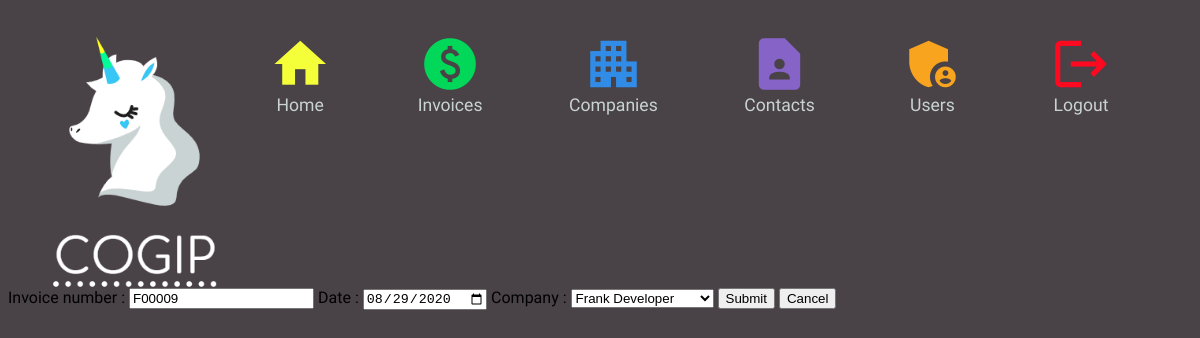
The page /editInvoice&id=9 (signed in) on the database its author committed.
### tables this page shows
CREATE TABLE IF NOT EXISTS `invoice` (
                                          `id` int(11) UNSIGNED NOT NULL,
                                          `number` varchar(11) NOT NULL,
                                          `date` date NOT NULL,
                                          `company_id` int(11) NOT NULL,
                                          `person_id` int(11) NOT NULL
);

CREATE TABLE IF NOT EXISTS `company` (
                                           `id` int(11) UNSIGNED NOT NULL,
                                           `name` varchar(45) NOT NULL,
                                           `country` varchar(45) NOT NULL,
                                           `vat` varchar(45) NOT NULL,
                                           `type_id` int(11) NOT NULL
);

### controllers/controller.php (called while the page is built, shortened)
<?php
	class Controller
	{
        public function editInvoice()
        {
            require_once 'models/Invoice/InvoiceModel.php';
            $companies = new CompanyModel();
            $companyList = $companies->getCompanies();
            $invoices = new InvoiceModel();
            $invoicesId = $invoices->selectById();
            include_once "views/editInvoice.php";
        }
	}

### index.php (called while the page is built, shortened)
<?php
	require_once "controllers/controller.php";
	$router = new Router($_GET['url']);
	$router->get('/', "Controller#dashboard");
	$router->get('/dashboard', "Controller#dashboard");
	$router->get('/logout', "Controller#logout");
	$router->get('/create-person', "Controller#addNewPerson");
	$router->post('/create-person', "Controller#addNewPerson");
	$router->get('/create-invoice', "Controller#addNewInvoice");
	$router->post('/create-invoice', "Controller#addNewInvoice");
	$router->get('/create-company', "Controller#addNewCompany");
	$router->post('/create-company', "Controller#addNewCompany");
	$router->get('/edit_company/:id', "Controller#editCompany")->with('id', '[0-9]+');
	$router->post('/edit_company/:id', "Controller#editCompany")->with('id', '[0-9]+');
	$router->get('/delete_company/:id', "Controller#deleteCompany")->with('id', '[0-9]+');
	$router->post('/delete_company/:id', "Controller#deleteCompany")->with('id', '[0-9]+');
	$router->get('/edit_contact/:id', "Controller#editContact")->with('id', '[0-9]+');
	$router->post('/edit_contact/:id', "Controller#editContact")->with('id', '[0-9]+');
	$router->get('/delete_contact/:id', "Controller#deleteContact")->with('id', '[0-9]+');
	$router->post('/delete_contact/:id', "Controller#deleteContact")->with('id', '[0-9]+');
	$router->get('/companies', "Controller#companyPage");
	$router->get('/companyDetail/:id', "Controller#companyDetailPage")->with('id', '[0-9]+');
	$router->get('/clients', "Controller#clientsPage");
	$router->get('/clientsDetail/:id', "Controller#clientsDetailPage")->with('id', '[0-9]+');
	$router->get('/providers', "Controller#providersPage");
	$router->get('/providersDetail/:id', "Controller#providersDetailPage")->with('id', '[0-9]+');
	$router->get('/people', "Controller#peoplePage");
	$router->get('/peopleDetail/:id', "Controller#peopleDetailPage")->with('id', '[0-9]+');
    $router->get('/login', function() { $controller = new Controller(); $controller->login(); });
    $router->post('/login', function() { include_once "models/Auth/login.php"; });
    $router->get('/users', function() { $controller = new Controller(); $controller->users(); });
    $router->get('/newUser', function() { $controller = new Controller(); $controller->newUser(); });
    $router->post('/newUser', function() { $controller = new Controller(); $controller->newUser(); });
    $router->get('/confirmDelete', function() { $controller = new Controller(); $controller->confirmDeleteUser(); });
    $router->get('/deleteUser', function() { $controller = new Controller(); $controller->deleteUser(); });
    $router->get('/updateUser', function() { $controller = new Controller(); $controller->updateUser(); });
    $router->post('/updateUser', function() { $controller = new Controller(); $controller->updateUser(); });
    $router->get('/invoice', function() { $controller = new Controller(); $controller->invoicesList(); });
    $router->get('/editInvoice', function() { $controller = new Controller(); $controller->editInvoice(); });
    $router->post('/editInvoice', function() { $controller = new Controller(); $controller->editInvoice(); });
    $router->get('/confirmDeleteInvoice', function() { $controller = new Controller(); $controller->confirmDeleteInvoice(); });
    $router->get('/deleteInvoice', function() { $controller = new Controller(); $controller->deleteInvoice(); });
	try {
		$router->run();
	} catch (RouterException $e) {
	    echo $e->getMessage();
	}

### src/Router/Route.php (called while the page is built, shortened)
<?php
	class Route
	{
		private $path;
		private $callable;
		private $matches = [];
		public function __construct($path, $callable) {
			$this->path = trim($path, '/');
			$this->callable = $callable;
		}
		public function match($url){
			$url = trim($url, '/');
			$path = preg_replace_callback('#:([\w]+)#', [$this, 'paramMatch'], $this->path);
			$regex = "#^$path$#i";
			if(!preg_match($regex, $url, $matches)) {
				return false;
			}
			array_shift($matches);
			$this->matches = $matches;
			return true;
		}
		public function call() {
			if(is_string($this->callable)) {
				$params = explode('#', $this->callable);
				$controller = "Controller";
				$controller = new $controller();
				return call_user_func_array([$controller, $params[1]], $this->matches);
			} else {
				return call_user_func_array($this->callable, $this->matches);
			}
		}
	}

### src/Router/Router.php (called while the page is built, shortened)
<?php
	require_once 'Route.php';
	class Router
	{
		private $url;
		private $routes = [];
		public function __construct($url) {
			$this->url = $url;
		}
		private function add($path, $callable, $name, $method) {
			$route = new Route($path, $callable);
			$this->routes[$method][] = $route;
			return $route;
		}
		public function run() {
			foreach ($this->routes[$_SERVER['REQUEST_METHOD']] as $route) {
				if($route->match($this->url)) {
					return $route->call();
				}
			}
			throw new RouterException('No matching routes');
		}
	}

### src/Config/Database.php (called while the page is built)
<?php
	class Database
	{
		private $host = 'localhost';
		private $dbname = 'accounting_cogip';
		private $login = 'root';
		private $password = 'root';
		function connect() {
			try {
				$dsn = "mysql:host={$this->host};dbname={$this->dbname};charset=utf8";
				$login = $this->login;
				$password = $this->password;
				$db = new PDO($dsn, $login, $password);
				$db->setAttribute(PDO::ATTR_ERRMODE, PDO::ERRMODE_EXCEPTION);
			}
			catch(Exception $e) {
				die("Error : " . $e->getMessage());
			}
			finally {
				return ($db);
			}
		}
	}

### models/Invoice/InvoiceModel.php (called while the page is built, shortened)
<?php
	include_once 'src/Config/Database.php';
	class InvoiceModel implements InvoiceInterface
	{
		protected $pdo;
		private function getConnection() {
			$this->db = new Database();
			$this->pdo = $this->db->connect();
		}
        public function selectById()
        {
            if (isset($_GET['id'])) {
                $id = $_GET['id'];
                $log = $this->pdo->prepare("SELECT * FROM invoice WHERE id = ?");
                $log->execute([$id]);
                return $log->fetch();
            }
        }
	}

### models/Company/CompanyModel.php (called while the page is built, shortened)
<?php
	include_once "src/Config/Database.php";
	class CompanyModel implements CompanyInterface
	{
		protected $pdo;
		protected $companies;
		public function __construct()
		{
			$this->db = new Database();
			$this->pdo = $this->db->connect();
		}
		private function setCompanies() {
			$sql =
				"SELECT id,name
        FROM company
        ORDER BY name DESC
        ";
			$stmt = $this->pdo->prepare($sql);
			$stmt->execute();
			$companies = $stmt->fetchAll();
			$this->companies = $companies;
		}
		public function getCompanies() {
			$this->setCompanies();
			return $this->companies;
		}
	}

### views/editInvoice.php (the view)
<?php require 'views/parts/header.php'; ?>
<form method="post">
    <label for="number">
        Invoice number : <input type="text" name="number" id="number" value="<?= $invoicesId['number'] ?? '' ?>">
    </label>
    <label for="date">
        Date : <input type="date" name="date" id="date" value="<?= $invoicesId['date'] ?? '' ?>">
    </label>
    <label for="company">
        Company :
        <select name="company" id="company">
            <?php
                foreach ($companyList as $company){ ?>
                    <option <?= $invoicesId['company_id'] == $company['id'] ? 'selected' : '' ?> value="<?= $company['id'] ?>"> <?= $company['name'] ?></option>
            <?php } ?>
        </select>
    </label>
    <input type="submit" name="submit">
    <input type="button" value="Cancel" onclick="window.location.href='invoice'">
</form>

### assets/css/style.css (style rules this page uses)
html, body { padding-bottom: 1rem; font-family: 'Dosis', sans-serif !important; background-color: #494247 !important; }

### rows shown on the page
invoice: number "F00009", date "08/29/2020", company "Frank Developer"
